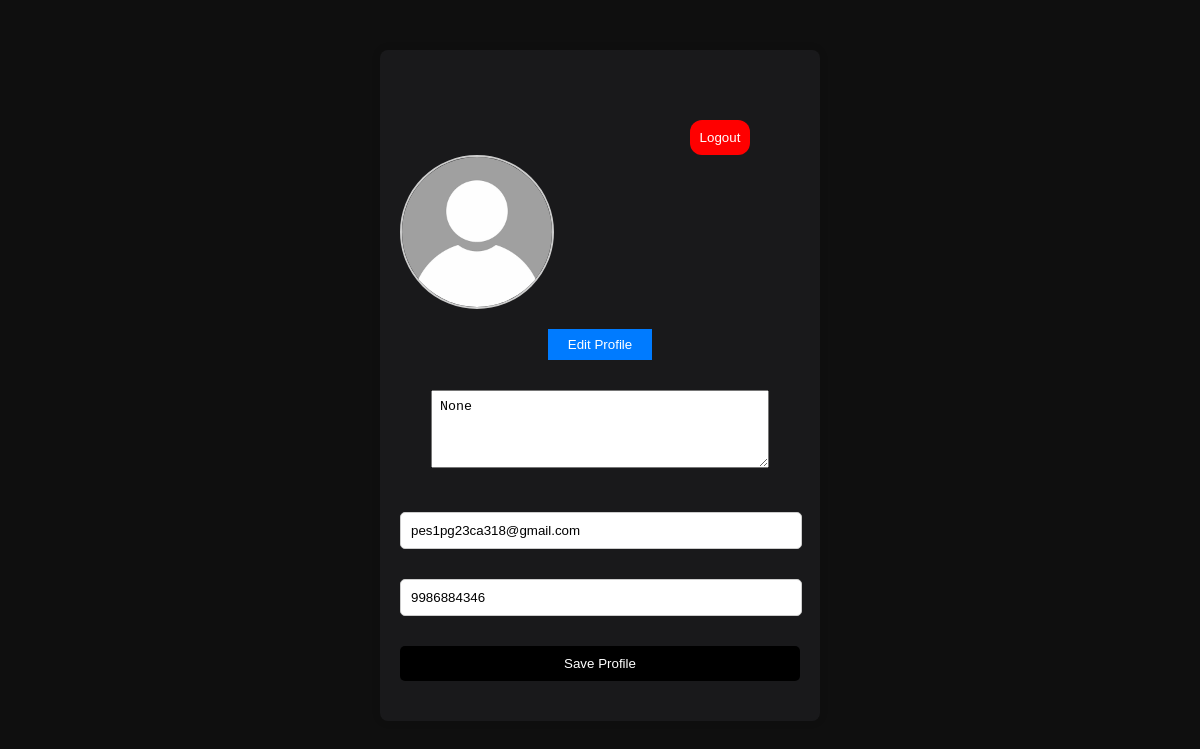
Page /home/profile (signed in) on the committed database.
### myapp/models.py (models this page shows, shortened)
class User(AbstractUser):
    is_user=models.BooleanField('is_user',default=False)
    is_admin=models.BooleanField('is_admin',default=False)
    location=models.CharField(max_length=255,null=True,blank=True)
    profile=models.ImageField(upload_to="profile/user_profile/")
    phonenumber=models.CharField(max_length=15,default=0,blank=False,null=False)
    about=models.TextField(max_length=255,null=True,blank=True)

### myapp/views.py (the view, shortened to what this page needs)
# urls.py: path("home/profile",views.profile,name="profile"),
def profile(request):
    return render(request,"profile.html")

### templates/profile.html (shortened to what this page needs)
{% load static %}
<!DOCTYPE html>
<html lang="en">
<head>
</head>
<body>
<div class="box">
  <div class="profile-container">
    <form action="{% url "logout" %}">
        <button type="submit" class="logout">Logout</button>
    </form>
    <form id="profile-form" method="POST" enctype="multipart/form-data">
      <div class="profile-image" id="profile-image">
        {% if request.user.profile %}
            <img src="{{ request.user.profile.url }}" alt="Profile Picture">
        {% else %}
            <img src="{% static "img/default.png" %}" alt="">
        {% endif %}
      </div>
      <button type="button" class="edit-button" onclick="editProfile()">Edit Profile</button>
      <div class="input-field">
        <textarea class="bio-input" id="bio" name="bio" rows="4" placeholder="Enter your bio...">{{ request.user.about }}</textarea>
      </div>
      <div class="input-field">
        <input type="email" id="email" name="email" placeholder="Email" readonly value={{ request.user.email }}>
      </div>
      <div class="input-field">
        <input type="tel" id="phone" name="phone" placeholder="Phone Number" readonly value={{ request.user.phonenumber }}>
      </div>
      <div class="input-field">
        <button type="submit" class="sub">Save Profile</button>
      </div>
    </form>
  </div>
</div>
</body>
</html>

### templates/profile.html (style rules this page uses)
body { font-family: Arial, sans-serif; background-color: #f7f7f7; margin: 0; padding: 0; background-color: hsl(0, 0%, 6%); }
.profile-container { text-align: center; margin-top: 50px; }
.profile-image { width: 150px; height: 150px; border-radius: 50%; border: 2px solid #ccc; overflow: hidden; margin-bottom: 20px; }
.profile-image img { width: 100%; height: 100%; object-fit: cover; }
.edit-button { background-color: #007bff; color: #fff; padding: 8px 20px; border: none; cursor: pointer; margin-bottom:30px; }
.bio-input { width: 80%; padding: 8px; margin-bottom: 20px; }
.input-field { margin-bottom: 20px; }
.box { max-width: 400px; margin: 50px auto; padding: 20px; background-color: #fff; border-radius: 8px; box-shadow: 0 0 10px rgba(0, 0, 0, 0.1); position: relative; background-color: hsla(240, 6%, 15%, 0.5); color:white; }
.sub { display: block; width: 100%; padding: 10px; background-color: #000; color: #fff; border: none; border-radius: 5px; cursor: pointer; transition: background-color 0.3s ease, color 0.3s ease; }
#email, #phone { width: calc(100% - 20px); padding: 10px; border: 1px solid #ccc; border-radius: 5px; margin-bottom: 10px; }
.logout { border:none; background:red; border-radius:12px; color:white; padding:10px; margin-left:60% }

### rows in the picture
User: bio "None", email "pes1pg23ca318@gmail.com", phone "9986884346"
